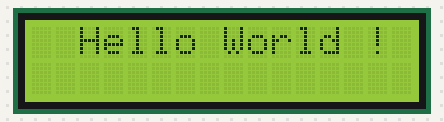
This sketch was run on a simulated Arduino Uno, built with avr-gcc and run on an emulated ATmega328P. On the bench: 16×2 character LCD.

Above: at 0.1 s.
At 4.1 s:
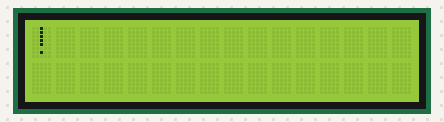
At 6.2 s:
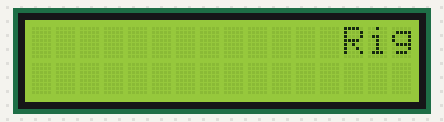
At 8.7 s:
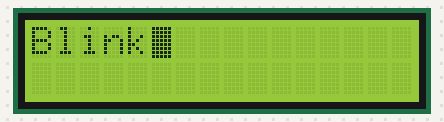
At 11.7 s:
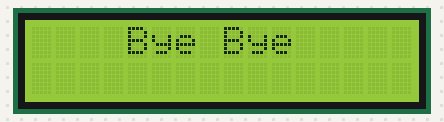
At 12.2 s:
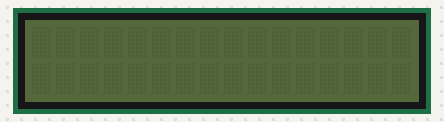

Measured:
- by itself, everything shown: repeats every 13.6 s, in 25 steps
- what the display in image 1 shows lasts 0.5 s, from 4.1 s to 4.6 s
- what the display in image 3 shows lasts 3.0 s, from 8.6 s to 11.6 s
- what the display in image 5 shows lasts 1.5 s, from 12.2 s to 13.7 s

The sketch:

LCD_1.ino
```cpp
#include <LCD_I2C.h>

LCD_I2C lcd(0x27, 16, 2); // Default address of most PCF8574 modules, change according

/*
* When using lcd.print() (and almost everywhere you use string literals),
* is a good idea to use the macro F(String literal).
* This tells the compiler to store the string array in the flash memory
* instead of the ram memory. Usually you have more spare flash than ram.
* More info: https://www.arduino.cc/reference/en/language/variables/utilities/progmem/
*/

void setup()
{
    lcd.begin();
    lcd.backlight();
}

void loop()
{
    lcd.backlight();
    lcd.setCursor(2,0); // (x,y) where x is column and y is row
    lcd.print("Hello World !");
    delay(2000);
    lcd.clear();

    // Scroll left and right
    lcd.setCursor(1, 0);
    lcd.print("Left!");
    for (int i = 0; i < 5; i++)
    {
        lcd.scrollDisplayLeft();
        delay(500);
    }
    lcd.clear();

    lcd.setCursor(9, 0);
    lcd.print("Right!");
    for (int i = 0; i < 6; i++)
    {
        lcd.scrollDisplayRight();
        delay(500);
    }
    lcd.clear();

    lcd.setCursor(5,0);
    lcd.print("Clear !");
    // Flashing the backlight
    for (int i = 0; i < 5; ++i)
    {
        lcd.backlight();
        delay(100);
        lcd.noBacklight();
        delay(100);
    }
    lcd.clear();
    lcd.backlight();

    //Blink without cursor
    lcd.setCursor(0, 0);
    lcd.blink();
    lcd.print("Blink");
    delay(3000);
    lcd.noBlink();
    lcd.clear();

    lcd.setCursor(4,0);
    lcd.print("Bye Bye");
    delay(500);
    lcd.noBacklight();
    lcd.clear();
    delay(1500);
}
```
